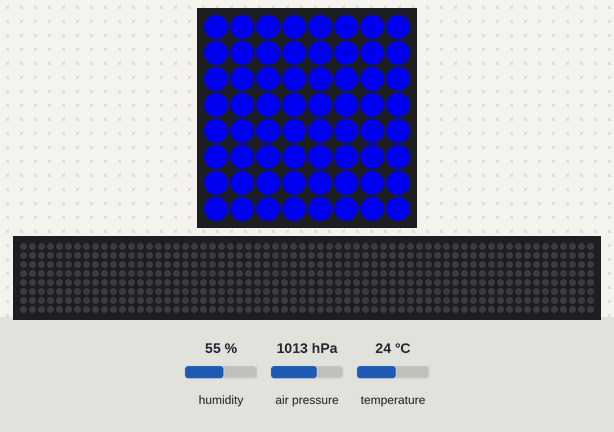
Bench run of a program on a simulated Raspberry Pi (BCM pin numbers) with a Sense HAT. Parts: the Sense HAT's 8×8 RGB LED matrix, a strip that is not on the board, showing the scrolling text unrolled. The test bench sets the inputs (shaded band); at power-on: humidity 55 %, air pressure 1013 hPa, temperature 24 °C. The clock reads 2024-03-15 10:24:30 at power-on unless the program sets it; files the program writes start out absent; the 64×8 strip is a reading aid, not a part: it shows the text the matrix is scrolling, unrolled, one strip-width of it at a time; what the program prints to the terminal is not drawn.

Above: at 0.03 s.
At 0.43 s:
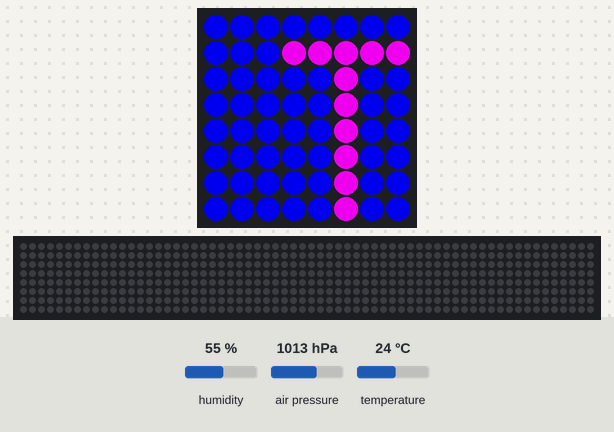
At 7.78 s:
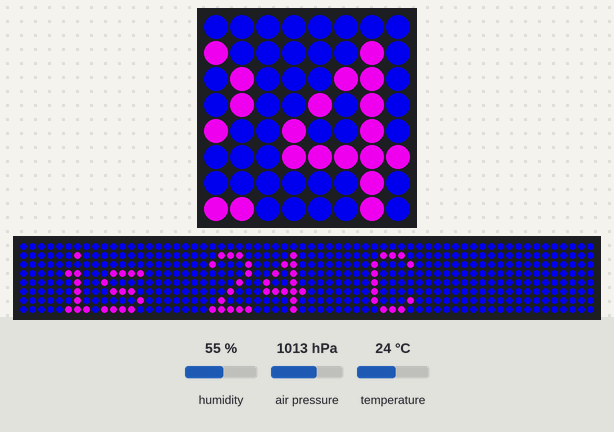
At 15.12 s:
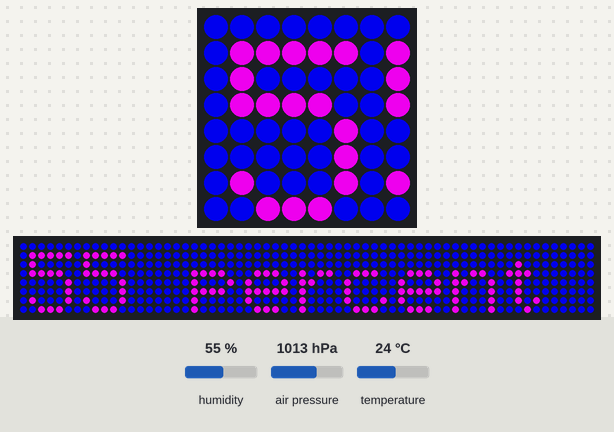
At 22.63 s:
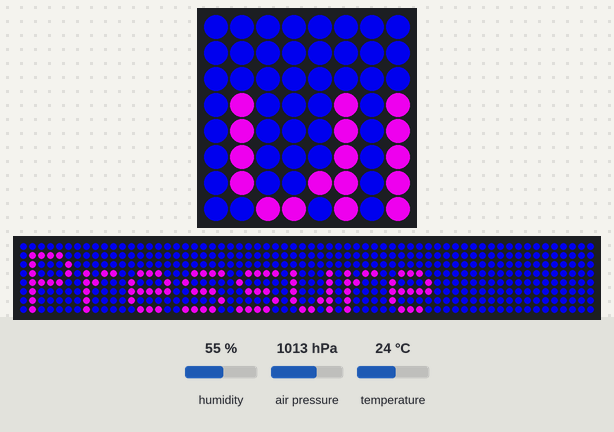
At 30.21 s:
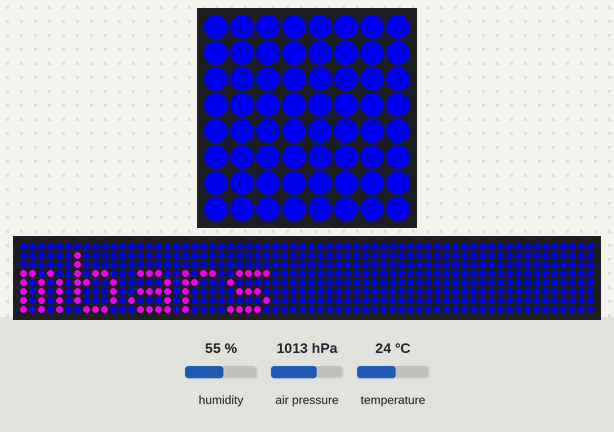

The program:

weather_log.py
```python
from sense_hat import SenseHat
from time import asctime
from time import sleep

sense = SenseHat()

temp = round(sense.get_temperature())
humidity = round(sense.get_humidity())
pressure = round(sense.get_pressure())
message = 'Temperature is %d C Humidity is %d percent Pressure is %d mbars' %(temp,humidity,pressure)

sense.show_message(message, scroll_speed=(0.08),text_colour=[200,0,200], back_colour= [0,0,200])
sense.clear()

while True:
    log = open("weather.txt", "a")
    now = str(asctime())
    log.write(now + " " + message + "\n")
    print(message)
    log.close()
    sleep(30)

log.close()
```
